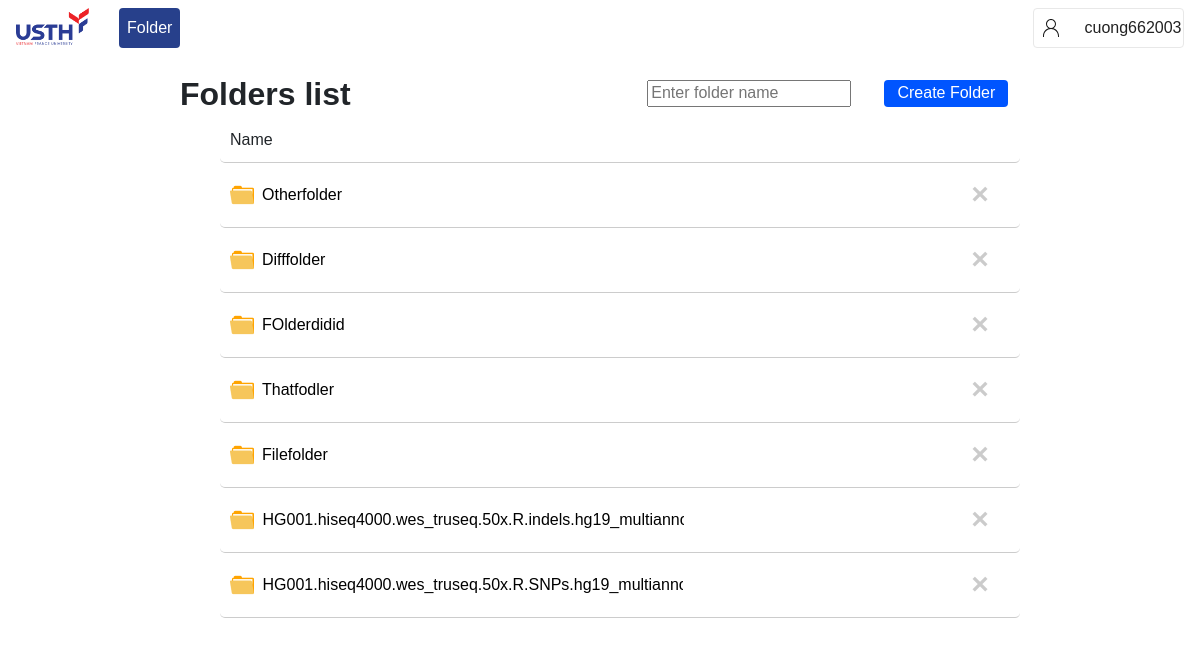
Page /home (signed in) on the committed database.
### function/models.py (models this page shows)
class User(db.Model, UserMixin):
    role = db.Column(db.Integer, default = 2)
    id = db.Column(db.Integer, primary_key = True)
    email = db.Column(db.String(50))
    username = db.Column(db.String(50))
    password = db.Column(db.String(50))

class Folder(db.Model):
    id = db.Column(db.Integer, primary_key = True)
    path = db.Column(db.String(50), nullable = False)
    name = db.Column(db.String(50), nullable = False)
    date = db.Column(db.DateTime(timezone = True), default = func.now())
    user_id = db.Column(db.Integer, db.ForeignKey('user.id'))
    users = db.relationship('User')
    parent_folder_id = db.Column(db.Integer, db.ForeignKey('folder.id'))
    subfolders = db.relationship('Folder', backref=db.backref('parent_folder', remote_side=[id]))

### app.py (the view)
@app.route('/home')
@login_required
def home():
    folders = Folder.query.filter_by(user_id=current_user.id).all()
    files = File.query.filter_by(user_id = current_user.id).all()
    return render_template("home.html",folders = folders, user = current_user, files = files)

### app.py (called while the page is built)
@login_manager.user_loader
def load_user(id):
    return User.query.get(int(id))

### templates/home.html (shortened to what this page needs)
{%extends "base.html"%}
{% block content %}
<link rel="stylesheet" href="../static/home.css">
<div class="form">
  <br>
  <div class="head">
    <h2 class="title">Folders list</h2>
    <form action="/folder" method="post" class="input">
      <input type="text" id="folderName" name="folderName" placeholder="Enter folder name">
      <button type="submit" class="btn">Create Folder</button>
  </form>
  </div>
  </div>
  <ul class="form">
    <div class="file-list title-folder">
      <li>Name</li>
    </div>
    {% for folder in folders %}
    {% if folder.parent_folder_id is none %}
            <div class="file-list">
              <a href="{{ url_for('get_folder', folder_id=folder.id) }}" class="link">
                <li>
                  <img src="/static//images/Folder.png" class="icon-folder">
                  {{ folder.name }}
                </li>
              </a>
              <button type="button" class="close" onclick="deleteFolder('{{ folder.id }}')">
                <span aria-hidden="true">&times;</span>
              </button>
            </div>
          {% endif %}
        {% endfor %}
      </ul>
{% endblock %}

### templates/base.html (shortened to what this page needs)
<!DOCTYPE html>
<html lang="en">
<head>
    <link
    rel="stylesheet"
    href="https://stackpath.bootstrapcdn.com/bootstrap/4.4.1/css/bootstrap.min.css"
  />
  <link
    rel="stylesheet"
    href="https://stackpath.bootstrapcdn.com/font-awesome/4.7.0/css/font-awesome.min.css"
  />
</head>
<body onload="checkURL()">
    <link rel="stylesheet" href="../static/base.css">
    <nav class="navbar navbar-expand-lg bg-white">
        <div class="collapse navbar-collapse" id="navbar">
                {% if current_user.role==1%}
                    <div class="navbar-nav">
                        <a href="" class="nav-link-spacing logo"><img src="/static/images/usth.png" alt="usth logo"></a>
                        <a href="{{url_for('admin')}}" class="nav-item nav-link nav-link-spacing" id="admin">Users</a>
                        <a href="{{url_for('create_user')}}" class="nav-item nav-link nav-link-spacing " id="create_user">Add user</a>
                        <a href="{{url_for('demo')}}" class="nav-item nav-link nav-link-spacing " id="demo" >Demo</a>
                    </div>
                    <div class="nav-right">
                        <div class="menu_account">
                            <div class="icon_account">
                            <svg xmlns="http://www.w3.org/2000/svg" width="24" height="24" viewBox="0 0 24 24" fill="none">
                                <path d="M12 3C14.7614 3 17 5.23858 17 8C17 9.88196 15.9603 11.5211 14.4239 12.3742C17.5815 13.3762 19.8902 16.2864 19.9962 19.7508L20 20V21H19V20L18.9959 19.7593C18.8691 16.0048 15.7855 13 12 13C8.21455 13 5.1309 16.0048 5.00406 19.7593L5 20V21H4V20L4.00381 19.7508C4.1098 16.2864 6.41847 13.3762 9.57667 12.3736C8.03975 11.5211 7 9.88196 7 8C7 5.23858 9.23858 3 12 3ZM12 4C9.79086 4 8 5.79086 8 8C8 10.2091 9.79086 12 12 12C14.2091 12 16 10.2091 16 8C16 5.79086 14.2091 4 12 4Z" fill="#1A1A1A"/>
                            </svg>
                            </div>
                            <div class="name_account" data-toggle="dropdown">
                                <p class="nav-link username">{{ current_user.username }}</p>
                                <div class="dropdown-menu dropdown-menu-right">
                                    <a class="dropdown-item" href="/reset" id="reset">Reset Password</a>
                                    <a href="/logout" class="dropdown-item" id="logout">Log Out</a>
                                </div>
                            </div>
                        </div>
                    </div>
                        {% elif current_user.role==2 or current_user.role==3%}
                        <div class="navbar-nav">
                            <a href="{{url_for('home')}}" class="nav-link-spacing logo"><img src="/static/images/usth.png" alt="usth logo"></a>
                            <a href="{{url_for('home')}}" class="nav-item nav-link nav-link-spacing" id="home">Folder</a>
                        </div>
                        <div class="nav-right">
                            <div class="menu_account">
                                <div class="icon_account">
                                </div>
                                <div class="name_account" data-toggle="dropdown">
                                    <p class="nav-link username">{{ current_user.username }}</p>
                                </div>
                            </div>
                        </div>
                {% endif %}
        </div>
    </nav>
    {% block content %}
    {% endblock %}
</body>
</html>

### static/base.css (style rules this page uses)
:root { --primary: #007bff; --secondary: #bfc0c0; --white: #fff; --text-clr: #222222; --header-clr: #25273d; --next-btn-hover: #0044ff; --back-btn-hover: #8b8c8c; --hover: #27408B; }
body { font-family: sans-serif; }
.navbar-nav img { width: 100%; }
.navbar { position: sticky; top: 0; z-index: 9999999; width: 100%; min-height: 5vh; }
.logo { width: 73px; }
.nav-right { position: absolute; right: 16px; }
.nav-link-spacing { margin-right: 30px; color: black; font-weight: normal; height: fit-content; }
.energetic { background-color: var(--hover); border-radius: 4px; color: #fff!important; }
.navbar { background-color: #00194C; width: 100%; }
.menu_account { display: flex; width: 151px; height: 40px; padding: 8px 9px; justify-content: center; align-items: center; gap: 5px; flex-shrink: 0; border-radius: 4px; border: 1px solid #E8E8E8; background-color: white; }
.name_account { display: flex; width: 110px; height: 20px; flex-direction: column; justify-content: center; flex-shrink: 0; color: var(--black-text, var(--normal-text, #222)); text-align: center; font-size: 16px; font-style: normal; font-weight: 400; line-height: 24px; cursor: pointer; padding-top: 12%; }
.username { min-width: 130px; min-height: 40px; text-overflow: ellipsis; overflow: hidden; }

### static/home.css (style rules this page uses)
:root { --primary: #007bff; --secondary: #bfc0c0; --white: #fff; --text-clr: #222222; --header-clr: #25273d; --next-btn-hover: #0044ff; --back-btn-hover: #8b8c8c; }
.form { max-width: 70%; margin: 0 auto; }
.head { display: flex; justify-content: space-between; }
.file-list { display: flex; flex-direction: row; position: relative; padding: 10px; border-bottom: 1px solid #ccc; border-radius: 5px; align-items: center; gap: 4px; }
.title { font-size: 32px; font-style: normal; font-weight: 600; line-height: 28px; }
.link li { display: flex; flex-direction: row; width: fit-content; max-width: 1000px; min-width: 400px; text-overflow: ellipsis; overflow: hidden; gap: 4px; align-items: center; }
.link, .link:hover { width: 100%; color: #000; text-decoration: none; padding: 10px 0; }
.file-list li { list-style-type: none; }
.file-list .close { position: absolute; top: 25%; left: 95%; transform: translateX(-50%); border: none; background-color: transparent; color: #999; cursor: pointer; font-size: 30px; display: block; }
.input { display: flex; }
#folderName { position: relative; height: 70%; width: 60%; right: 10%; }
.btn { display: flex; align-items: center; justify-content: center; position: relative; height: 70%; background-color: #05F; color: #fff; }
.icon-folder { padding-right: 1%; }
.file-list:not(.title-folder) { transition: background-color 0.2s ease-in; }

### rows in the picture
User: username "cuong662003"
Folder: name "Otherfolder"
Folder: name "Difffolder"
Folder: name "FOlderdidid"
Folder: name "Thatfodler"
Folder: name "Filefolder"
Folder: name "HG001.hiseq4000.wes_truseq.50x.R.indels.hg19_multia…"
Folder: name "HG001.hiseq4000.wes_truseq.50x.R.SNPs.hg19_multia…"
